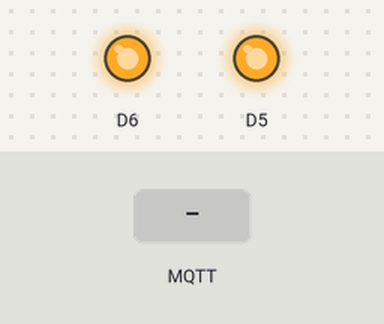
Recording of a sketch running on a simulated ESP8266 (NodeMCU). Parts: output pins drawn as LEDs (lit = HIGH). Inputs (shaded band) come from the test bench. WiFi joins after 1.5 s; servers stay silent unless stated; random numbers use the default seed unless the sketch sets one; no MQTT or app messages arrive unless stated; what the sketch prints to the serial monitor is not drawn.

Above: at 2.7 s.
2.8 s: MQTT message "open" arrives on the first subscribed topic
At 3.3 s:
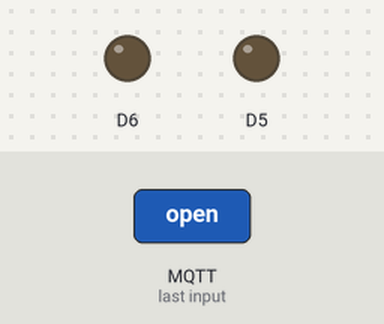
4.3 s: MQTT message "close" arrives on the first subscribed topic
At 5.7 s:
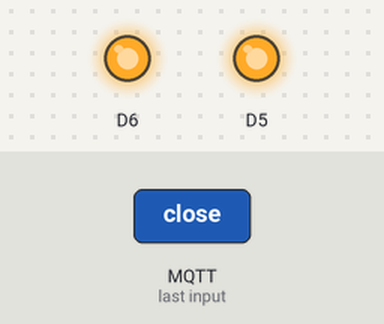
Timing chart, 0 to 7.3 s (numbered marks = the images above; inputs shaded):
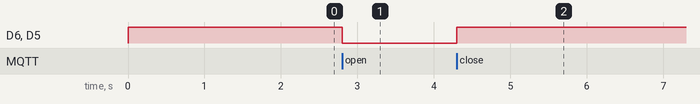

Measured:
- after the input at 2.8 s, D6, D5: HIGH → LOW at once
- after the input at 4.3 s, D6, D5: LOW → HIGH at once

The sketch:

tombdoorV1.ino
```cpp
#include <PubSubClient.h>
#include <ESP8266WiFi.h>

#ifndef STASSID
#define STASSID "Control booth"
#define STAPSK  "MontyLives"
#endif

const char* ssid     = STASSID;
const char* password = STAPSK;
const char* mqtt_server = "192.168.86.101";

#define mqtt_port 1883
#define MQTT_USER ""
#define MQTT_PASSWORD ""
#define MQTT_SERIAL_PUBLISH_CH "/icircuit/ESP32/serialdata/tx"
#define MQTT_SERIAL_RECEIVER_CH "/icircuit/ESP32/serialdata/rx"

WiFiClient wifiClient;

PubSubClient client(wifiClient);

void setup_wifi() {  Serial.println();
  Serial.println();
  Serial.print("Connecting to ");
  Serial.println(ssid);

  /* Explicitly set the ESP8266 to be a WiFi-client, otherwise, it by default,
     would try to act as both a client and an access-point and could cause
     network-issues with your other WiFi-devices on your WiFi-network. */
  WiFi.mode(WIFI_STA);
  WiFi.begin(ssid, password);

  while (WiFi.status() != WL_CONNECTED) {
    delay(500);
    Serial.print(".");
  }

  Serial.println("");
  Serial.println("WiFi connected");
  Serial.println("IP address: ");
  Serial.println(WiFi.localIP());
}

void reconnect() {
  // Loop until we're reconnected
  while (!client.connected()) {
    Serial.print("Attempting MQTT connection...");
    // Create a random client ID
    String clientId = "ESP32Client-";
    clientId += String(random(0xffff), HEX);
    // Attempt to connect
    if (client.connect(clientId.c_str(), MQTT_USER, MQTT_PASSWORD)) {
      Serial.println("connected");
      //Once connected, publish an announcement...
      client.publish("/Egypt/Tomb/", "Tomb Door (Archive Entrance) Online");
      // ... and resubscribe
      client.subscribe("/Egypt/Tomb/Entrance/");
    } else {
      Serial.print("failed, rc=");
      Serial.print(client.state());
      Serial.println(" try again in 5 seconds");
      // Wait 5 seconds before retrying
      delay(5000);
    }
  }
}

void callback(char* topic, byte *payload, unsigned int length) {
  payload[length] = '\0';
  String message = (char*)payload;
  Serial.println("-------new message from broker-----");
  Serial.print("channel:");
  Serial.println(topic);
  Serial.print("data:");
  Serial.write(payload, length);
  Serial.println();
  if (message == "open") {
    digitalWrite(D5, LOW);
    digitalWrite(D6, LOW);
    checkConnection();
    client.publish("/Egypt/Tomb/","Entrance Opened");
  }
  else if (message == "close"){
    digitalWrite(D5, HIGH);
    digitalWrite(D6, HIGH);
    checkConnection();
    client.publish("/Egypt/Tomb/","Entrance Closed");
  }
}

void setup() {
  Serial.begin(115200);
  pinMode(D5, OUTPUT);
  pinMode(D6, OUTPUT);
  digitalWrite(D5, HIGH);
  digitalWrite(D6,HIGH);
  Serial.setTimeout(500);// Set time out for
  setup_wifi();
  client.setServer(mqtt_server, mqtt_port);
  client.setCallback(callback);
  reconnect();
}

void checkConnection() {
  if (!client.connected()) {
    Serial.println("Lost connection");
    reconnect();
  }
}
void loop() {
  checkConnection();
  client.loop();
}
```
